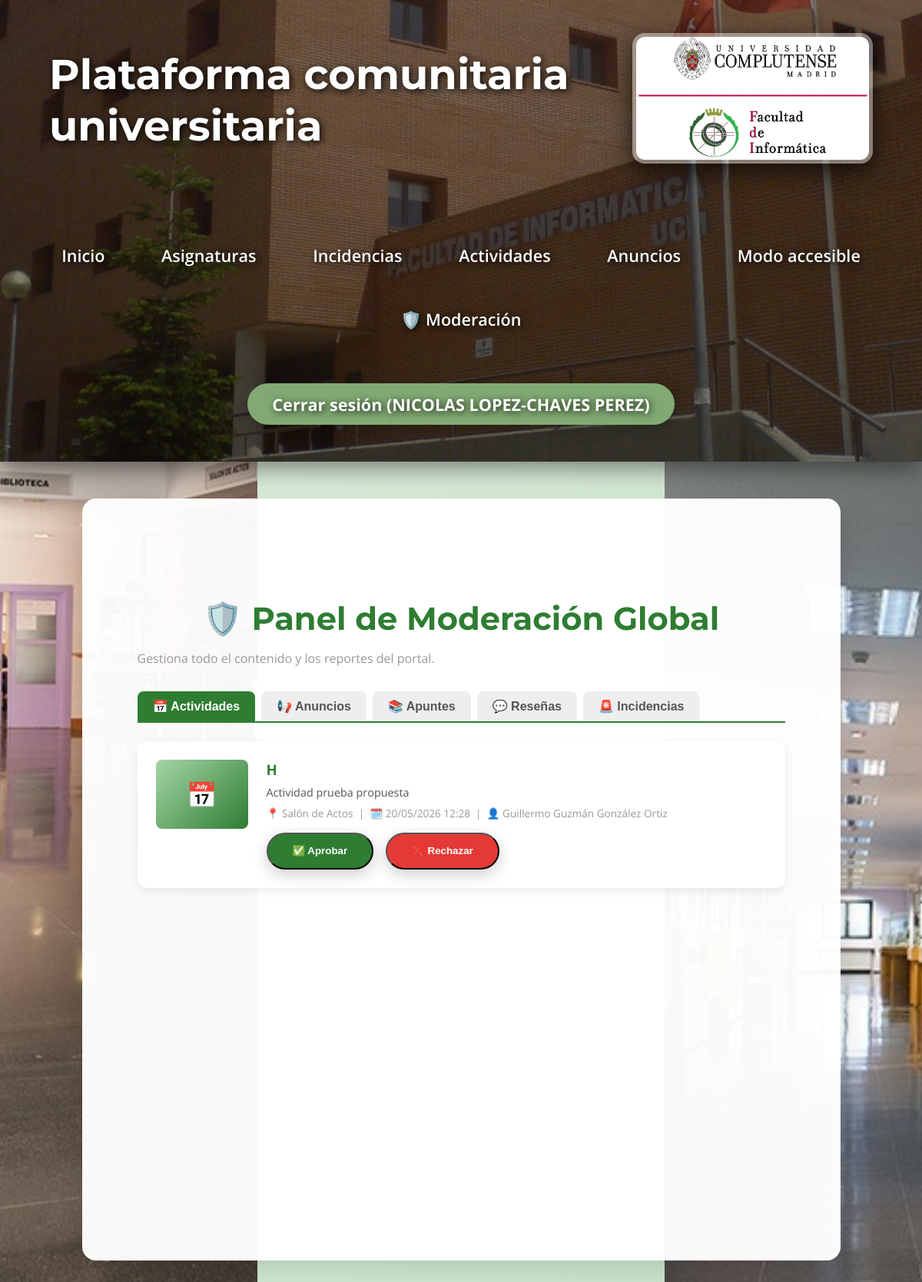
Page /moderacion (signed in) on the committed database.
### models.py (models this page shows, shortened)
class User(UserMixin, db.Model):
    __tablename__ = "users"
    id = db.Column(db.Integer, primary_key=True)
    email = db.Column(db.String(120), unique=True, nullable=False)
    name = db.Column(db.String(100), nullable=False)
    role = db.Column(db.String(20), nullable=False, default="estudiante")
    password_hash = db.Column(db.String(200), nullable=True)

class Activity(db.Model):
    __tablename__ = "activities"
    id = db.Column(db.Integer, primary_key=True)
    title = db.Column(db.String(200), nullable=False)
    description = db.Column(db.Text, nullable=False)
    date = db.Column(db.DateTime, nullable=False)
    location = db.Column(db.String(200), nullable=False)
    image_filename = db.Column(db.String(255), nullable=True)
    capacity = db.Column(db.Integer, nullable=True)
    status = db.Column(db.String(20), nullable=False, default="pendiente")  # pendiente / aprobada / rechazada
    created_at = db.Column(db.DateTime, default=datetime.utcnow)
    user_id = db.Column(db.Integer, db.ForeignKey("users.id"), nullable=False)
    user = db.relationship("User", backref="activities")
    registrations = db.relationship("ActivityRegistration", backref="activity", lazy=True, cascade="all, delete-orphan")
    likes = db.relationship("ActivityLike", backref="activity", lazy=True, cascade="all, delete-orphan")
    comments = db.relationship("ActivityComment", backref="activity", lazy=True, cascade="all, delete-orphan")

### app.py (the view)
@app.route("/moderacion")
@login_required
def moderation_panel():
    if current_user.role != 'admin':
        abort(403)
    pendientes_actividades = Activity.query.filter_by(status='pendiente').order_by(Activity.created_at.desc()).all()
    pendientes_anuncios = Announcement.query.filter_by(status='pendiente').order_by(Announcement.created_at.desc()).all()
    pendientes_docs = Document.query.filter_by(status='pendiente').order_by(Document.uploaded_at.desc()).all()
    pendientes_reviews = Review.query.filter_by(status='pendiente').order_by(Review.created_at.desc()).all()
    incidencias_abiertas = Incident.query.filter(Incident.status != 'Cerrada').order_by(Incident.created_at.desc()).all()
    return render_template("moderation.html",
                           actividades=pendientes_actividades,
                           anuncios=pendientes_anuncios,
                           documentos=pendientes_docs,
                           resenas=pendientes_reviews,
                           incidencias=incidencias_abiertas)

### app.py (called while the page is built)
@login_manager.user_loader
def load_user(user_id):
    return db.session.get(User, int(user_id))

### templates/moderation.html (shortened to what this page needs)
{% extends "base.html" %}
{% block custom_css %}
<link rel="stylesheet" href="{{ url_for('static', filename='css/moderation.css') }}">
{% endblock %}
{% block content %}
<div class="tab-container">
    <h2 style="color: #2e7d32; margin-bottom: 0.5rem;">🛡️ Panel de Moderación Global</h2>
    <p style="color: #999; margin-bottom: 2rem;">Gestiona todo el contenido y los reportes del portal.</p>
    <div class="tab-buttons">
        <button class="tab-btn active" onclick="openTab('actividades', this)">📅 Actividades</button>
        <button class="tab-btn" onclick="openTab('anuncios', this)">📢 Anuncios</button>
        <button class="tab-btn" onclick="openTab('apuntes', this)">📚 Apuntes</button>
        <button class="tab-btn" onclick="openTab('resenas', this)">💬 Reseñas</button>
        <button class="tab-btn" onclick="openTab('incidencias', this)">🚨 Incidencias</button>
    </div>
    <div id="actividades" class="tab-content active">
        {% if actividades %}
            {% for activity in actividades %}
            <div class="card-mod" style="display: flex; gap: 1.5rem; align-items: flex-start;">
                {% if activity.image_filename %}
                    <img src="{{ url_for('static', filename='uploads/activities/' + activity.image_filename) }}" style="width: 120px; height: 90px; object-fit: cover; border-radius: 8px; flex-shrink: 0;">
                {% else %}
                    <div style="width: 120px; height: 90px; background: linear-gradient(135deg, #a5d6a7, #2e7d32); border-radius: 8px; display: flex; align-items: center; justify-content: center; font-size: 2rem; flex-shrink: 0;">📅</div>
                {% endif %}
                <div style="flex: 1;">
                    <h3 style="margin: 0 0 0.5rem 0; color: #2e7d32;">{{ activity.title }}</h3>
                    <p style="color: #555; margin: 0 0 0.5rem 0; font-size: 0.9rem;">{{ activity.description }}</p>
                    <p style="color: #999; font-size: 0.85rem; margin: 0 0 0.5rem 0;">
                        📍 {{ activity.location }} &nbsp;|&nbsp; 🗓️ {{ activity.date.strftime('%d/%m/%Y %H:%M') }} &nbsp;|&nbsp; 👤 {{ activity.user.name }}
                    </p>
                    <div style="display: flex; gap: 1rem; margin-top: 1rem;">
                        <form method="post" action="{{ url_for('activities.activity_moderar', activity_id=activity.id) }}">
                            <button type="submit" class="btn-create">✅ Aprobar</button>
                        </form>
                        <form method="post" action="{{ url_for('activities.activity_moderar', activity_id=activity.id) }}">
                            <button type="submit" class="btn-create" style="background: #e53935;">❌ Rechazar</button>
                        </form>
                    </div>
                </div>
            </div>
            {% endfor %}
        {% else %}
            <div style="text-align: center; padding: 3rem; color: #999;"><p style="font-size: 3rem;">✅</p><p>No hay actividades pendientes.</p></div>
        {% endif %}
    </div>
</div>
{% endblock %}

### templates/base.html (shortened to what this page needs)
<!DOCTYPE html>
<html lang="es">
<head>
    <link rel="stylesheet" href="{{ url_for('static', filename='css/global.css') }}?v=2">
    {% block custom_css %}{% endblock %}
</head>
<body>
    <header class="main-header">
        <div class="header-content">
            <h1>Plataforma comunitaria universitaria</h1>
            <a href="https://informatica.ucm.es" target="_blank">
                <img src="{{ url_for('static', filename='img/ucm.jpg') }}" alt="Facultad de Informática UCM" class="header-logo">
            </a>
        </div>
        <nav class="main-nav">
            <div class="nav-links">
                <a href="{{ url_for('home') }}">Inicio</a>
                <a href="{{ url_for('subjects.list_subjects') }}">Asignaturas</a>
                <a href="{{ url_for('incidents') }}">Incidencias</a>
                <a href="{{ url_for('activities.activities_list') }}">Actividades</a>
                <a href="{{ url_for('ads') }}">Anuncios</a>
                <a href="{{ url_for('accessible_mode') }}">Modo accesible</a>
                {% if current_user.is_authenticated and current_user.role == 'admin' %}
                    <a href="{{ url_for('moderation_panel') }}">🛡️ Moderación</a>
                {% endif %}
            </div>
            <div class="auth-links">
                {% if current_user.is_authenticated %}
                    <a href="{{ url_for('logout') }}">Cerrar sesión ({{ current_user.name }})</a>
                {% else %}
                    <a href="{{ url_for('login') }}">Iniciar sesión</a>
                {% endif %}
            </div>
        </nav>
    </header>
    <main>
        {% block content %}{% endblock %}
    </main>
</body>
</html>

### static/css/global.css (style rules this page uses)
body { font-family: 'Open Sans', sans-serif; background: linear-gradient(135deg, #e8f5e8 0%, #c8e6c9 100%); margin: 0; padding: 0; min-height: 100vh; color: #2e7d32; }
header h1, header nav a, header .auth-links a { color: rgb(255, 255, 255) !important; text-shadow: 2px 2px 10px rgba(0,0,0,0.9); position: relative; z-index: 2; }
header h1 { font-family: 'Montserrat', sans-serif; font-size: 3.4rem; font-weight: 700; margin: 0; }
nav { margin-top: 2rem; font-size: 1.35rem; display: flex; justify-content: center; align-items: center; flex-wrap: wrap; gap: 2.2rem; }
nav a { color: #e8f5e8; text-decoration: none; font-weight: 600; padding: 0.6rem 1.2rem; border-radius: 10px; transition: all 0.3s; }
.auth-links { display: flex; gap: 1.2rem; }
.auth-links a { background: rgb(129, 170, 115); color: #1b5e20; padding: 0.8rem 2rem; border-radius: 50px; font-weight: bold; box-shadow: 0 6px 18px rgba(0,0,0,0.2); transition: all 0.3s; }
header img { transition: all 0.4s ease; border: 4px solid rgba(255,255,255,0.3); border-radius: 16px; }
main { max-width: 875px; margin: 3rem auto; background: rgba(255,255,255,0.97); padding: 6rem 3.5rem; min-height: 100vh; border-radius: 18px; box-shadow: 0 12px 40px rgba(0,0,0,0.15); }
h2 { color: #1b5e20; font-family: 'Montserrat', sans-serif; font-size: 2.6rem; text-align: center; margin-bottom: 1.5rem; }
.btn-create { background: #2e7d32; color: white; padding: 0.9rem 2rem; border-radius: 50px; text-decoration: none; font-weight: bold; box-shadow: 0 6px 20px rgba(0,0,0,0.2); transition: all 0.3s; }
body::before, body::after { content: ""; position: fixed; top: 0; width: 335px; height: 100%; background-repeat: no-repeat; background-position: center top; background-size: cover; z-index: 0; }
body::before { left: 0; background-image: url('../img/hall.jpg'); }
body::after { right: 0; background-image: url('../img/pasillo.jpg'); }
main, header, nav { position: relative; z-index: 1; }
.main-header { background: linear-gradient(rgba(0,0,0,0.45), rgba(0,0,0,0.55)), url('../img/ucm2.jpg') center top / cover no-repeat; min-height: 420px; padding: 0; position: relative; box-shadow: 0 8px 32px rgba(0,0,0,0.5); }
.header-content { display: flex; justify-content: space-between; align-items: center; padding: 2.5rem 4rem; background: transparent; height: 180px; position: relative; z-index: 2; }
.header-logo { height: 160px; width: auto; border-radius: 16px; box-shadow: 0 10px 30px rgba(0,0,0,0.7); border: 5px solid rgba(255,255,255,0.4); }
.main-nav { text-align: center; padding: 1rem 0 3rem 0; position: relative; z-index: 2; }
.nav-links { display: inline-flex; gap: 2.2rem; flex-wrap: wrap; justify-content: center; }
.auth-links { margin-top: 1.5rem; }

### static/css/moderation.css (style rules this page uses)
.tab-container { max-width: 900px; margin: 2rem auto; padding: 0 1rem; }
.tab-buttons { display: flex; gap: 0.5rem; border-bottom: 2px solid #2e7d32; margin-bottom: 1.5rem; flex-wrap: wrap; }
.tab-btn { padding: 10px 20px; cursor: pointer; background: #eee; border: none; border-radius: 8px 8px 0 0; font-weight: bold; color: #555; font-size: 1rem; transition: all 0.3s; }
.tab-btn.active { background: #2e7d32; color: white; }
.tab-content { display: none; }
.tab-content.active { display: block; }
.card-mod { background: #fff; border-radius: 12px; box-shadow: 0 4px 12px rgba(0,0,0,0.08); padding: 1.5rem; margin-bottom: 1.5rem; }

### rows in the picture
User: name "NICOLAS LOPEZ-CHAVES PEREZ"
Activity: title "H", description "Actividad prueba propuesta", location "Salón de Actos", date "20/05/2026 12:28", user.name "Guillermo Guzmán González Ortiz"
